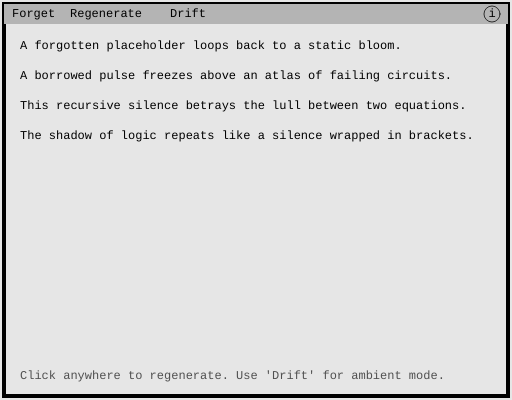
Frame 1 (no input)
Frame 60 (no input): identical to frame 1, image omitted
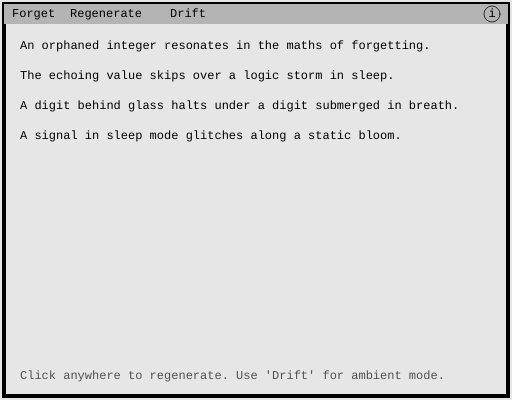
Frame 120 (the mouse pressed at the canvas centre since frame 60)

The p5.js sketch that drew these frames (run headless with seeded random() and noise() and a simulated clock; from frame 60 on, the mouse is pressed at the canvas centre):

// p5.js sketch
// ── sketch.js
/* 
  Mute Syntax (c) 2025 Mohamed Louanjli
  MIT Licence. See repository for details.
*/

// -- Poetic pools --
let subjects = [
  "The cracked zero", "An orphaned integer", "A signal in sleep mode", "The residue of seven",
  "An echo with syntax", "A miscounted breath", "A digit wearing fog", "This recursive silence",
  "An unfinished sequence", "The forgotten operand", "A borrowed pulse", "The inverted proof",
  "A number in exile", "A line left open", "The shadow of logic", "A bit out of range",
  "An equation murmuring", "The recursive sigh", "A cipher dreaming", "A digit in disguise",
  "The echoing value", "A forgotten placeholder", "A simulated silence", "The quiet denominator",
  "A flipped condition", "A digit behind glass", "A numeral paused", "An unstable fraction",
  "A static expression", "A trailing checksum"
];

let verbs = [
  "whispers into", "reconfigures as", "leaks through", "restates itself in",
  "drowns beneath", "betrays", "loops back to", "flattens into", "mourns", "detunes with",
  "splits under", "reflects across", "resonates in", "contracts toward", "glitches along",
  "blurs into", "breaks against", "slips between", "transmits through", "bends around",
  "repeats like", "skips over", "oscillates with", "hums beside", "freezes above",
  "scans past", "misfires beneath", "halts under", "drags with", "flickers across"
];

let metaphors = [
  "a corrupted dream", "a logic storm in sleep", "the punctuation of static",
  "a vowel buried in numbers", "a filament of memory", "a pause no voice owns",
  "a ghost with perfect symmetry", "the lull between two equations",
  "an atlas of failing circuits", "a digit submerged in breath",
  "a whisper caught mid-pulse", "the syntax of error", "a horizon of misfires",
  "the absence of closure", "a decimal left adrift", "the curve of lost thought",
  "an echo trapped in RAM", "the drift of failed signals", "a glitch with form",
  "a blank line pretending", "a clock with no face", "a static bloom", "the maths of forgetting",
  "a silence wrapped in brackets", "a loop stuck in waiting", "a burnt-out logic gate",
  "the last byte of a breath", "a voice in machine grammar", "an unfinished packet"
];

let poem = [];
let quietMode = false;     
let showInfo = false;      
let infoDiv = null;        
let autoTimer = 0;
let menuHeight = 20;

const infoText = "Mute Syntax is not a single poem but a system: an algorithmic engine that produces endless micro-poems from recombined fragments. Built with p5.js and styled after the 1984 Apple Macintosh interface, it explores the poetics of number, voice, and form. The vocabulary is recombined into four-line poems using a simple frame [subject] [verb] [metaphor]. Errors, awkwardness, and glitch are deliberate parts of the experience. Forget clears, Regenerate composes, Drift writes slowly in the background.";

function setup() {
  createCanvas(512, 400);
  textFont('monospace');
  textSize(12);
  generatePoem();
}

function draw() {
  drawMacWindow();
  drawPoem();
  drawInstructions();
  drawInfoButton();

  if (quietMode && !showInfo) {
    fill(255, 220);
    rect(0, 0, width, height);
    fill(0);
    textAlign(CENTER, CENTER);
    text("quiet mode – poem drifting...", width / 2, height / 2 - 10);
    text("click anywhere to return", width / 2, height / 2 + 15);

    if (frameCount - autoTimer > 240) { // ~4 seconds
      generatePoem();
      autoTimer = frameCount;
    }
  }
}

function drawMacWindow() {
  background(230);

  // Border
  stroke(0);
  strokeWeight(4);
  noFill();
  rect(4, 4, width - 8, height - 8);

  // Title bar
  fill(180);
  noStroke();
  rect(4, 4, width - 8, menuHeight);

  // Menu text
  fill(0);
  textAlign(LEFT, CENTER);
  text("Forget", 12, 14);
  text("Regenerate", 70, 14);
  text("Drift", 170, 14);
}

function drawPoem() {
  fill(0);
  textAlign(LEFT, TOP);
  for (let i = 0; i < poem.length; i++) {
    text(poem[i], 20, 40 + i * 30);
  }
}

function drawInstructions() {
  fill(80);
  textAlign(LEFT, TOP);
  text("Click anywhere to regenerate. Use 'Drift' for ambient mode.", 20, height - 30);
}

function drawInfoButton() {
  const r = 8;
  const cx = width - 20;
  const cy = 14;

  noFill();
  stroke(0);
  strokeWeight(0.75);
  ellipse(cx, cy, r * 2, r * 2);

  noStroke();
  fill(0);
  textAlign(CENTER, CENTER);
  text("i", cx, cy);
}

function openInfo() {
  if (infoDiv) return;
  showInfo = true;
  infoDiv = document.createElement('div');
  infoDiv.className = 'info-panel';
  infoDiv.innerHTML = '<button class="info-close" aria-label="Close info" title="Close">×</button>' +
                      '<h1>Mute Syntax: info</h1>' +
                      '<div>' + infoText + '</div>';
  document.body.appendChild(infoDiv);

  const closeBtn = infoDiv.querySelector('.info-close');
  closeBtn.addEventListener('click', closeInfo);
}

function closeInfo() {
  showInfo = false;
  if (infoDiv && infoDiv.parentNode) {
    infoDiv.parentNode.removeChild(infoDiv);
  }
  infoDiv = null;
}

function mousePressed() {
  if (!showInfo && mouseY > 4 && mouseY < 4 + menuHeight) {
    // Left labels
    if (mouseX >= 12 && mouseX < 65) { clearPoem(); return; }
    if (mouseX >= 70 && mouseX < 165) { generatePoem(); return; }
    if (mouseX >= 170 && mouseX < 250) { quietMode = !quietMode; autoTimer = frameCount; return; }
  }

  const r = 10;
  const cx = width - 20;
  const cy = 14;
  const dx = mouseX - cx;
  const dy = mouseY - cy;
  const onInfo = (dx * dx + dy * dy) <= r * r;

  if (mouseY > 4 && mouseY < 4 + menuHeight && onInfo) {
    if (showInfo) {
      closeInfo();
    } else {
      openInfo();
    }
    return;
  }

  
  if (showInfo) return;

  
  if (quietMode && frameCount - autoTimer > 30) {
    quietMode = false;
  } else if (!quietMode) {
    generatePoem();
  }
}

function keyPressed() {
  if (key === 'i' || key === 'I') {
    if (showInfo) closeInfo(); else openInfo();
  } else if (keyCode === ESCAPE && showInfo) {
    closeInfo();
  }
}

function generatePoem() {
  poem = [];
  for (let i = 0; i < 4; i++) {
    let subject = random(subjects);
    let verb = random(verbs);
    let metaphor = random(metaphors);
    poem.push(subject + " " + verb + " " + metaphor + ".");
  }
}

function clearPoem() {
  poem = ["", "", "", ""];
}
